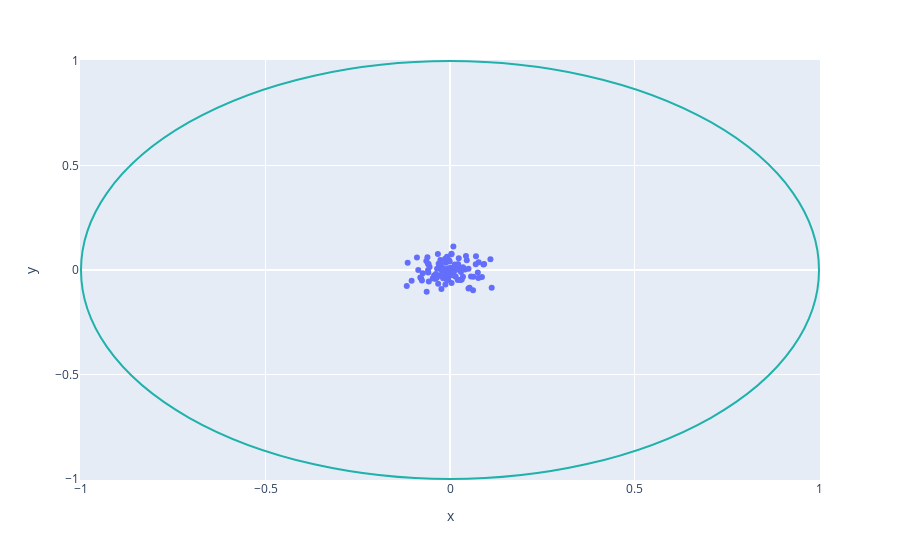

Notebook code cell kept with this figure:
### Code cell
def sample_from_unit_ball(n, d, seed=0):
    rnd = torch.randn(n, d, dtype=dtype)
    samples = rnd / torch.norm(rnd, dim=-1, keepdim=True)
    uniform = torch.rand(n, dtype=dtype)
    sample_scaling = uniform**(1/d)
    samples = samples * sample_scaling[:, None]
    return samples

def plot_samples(samples):
    fig = px.scatter(x= samples[:, 0], y = samples[:, 1])
    fig.add_shape(type="circle",
        x0=-1, y0=-1, x1=1, y1=1,
        line_color="LightSeaGreen",
    )
    fig.show()

    
plot_samples(sample_from_unit_ball(100, 2))
